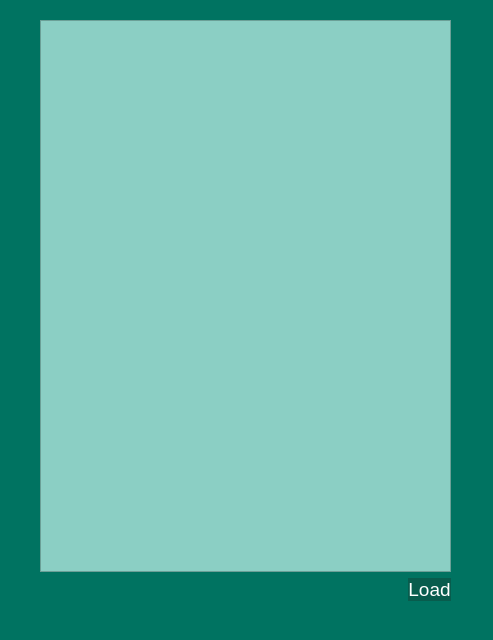
<?xml version="1.0" encoding="UTF-8"?>
<ui version="4.0">
 <class>LoadDialog</class>
 <widget class="QDialog" name="LoadDialog">
  <property name="geometry">
   <rect>
    <x>0</x>
    <y>0</y>
    <width>493</width>
    <height>640</height>
   </rect>
  </property>
  <property name="windowTitle">
   <string>Load file</string>
  </property>
  <property name="styleSheet">
   <string notr="true">#LoadDialog {
	background-color: rgb(0, 115, 97);
}

QPushButton { 
	background-color: rgb(8, 92, 77);
	border-style:outset;
	border-color: rgb(0, 90, 75);
	color: rgb(255, 255, 255);	
	font: 14pt ;
}

QPushButton:hover { 
	background-color: rgb(81, 161, 148);
	border-style: outset;
	border-color: rgb(0, 90, 75);
	border-width: 1px;
}</string>
  </property>
  <widget class="QWidget" name="">
   <property name="geometry">
    <rect>
     <x>40</x>
     <y>20</y>
     <width>411</width>
     <height>581</height>
    </rect>
   </property>
   <layout class="QVBoxLayout" name="verticalLayout">
    <item>
     <widget class="QTreeView" name="treeView">
      <property name="styleSheet">
       <string notr="true">background-color: rgb(139, 207, 196);</string>
      </property>
     </widget>
    </item>
    <item>
     <layout class="QHBoxLayout" name="horizontalLayout">
      <item>
       <spacer name="horizontalSpacer">
        <property name="orientation">
         <enum>Qt::Horizontal</enum>
        </property>
        <property name="sizeType">
         <enum>QSizePolicy::Expanding</enum>
        </property>
        <property name="sizeHint" stdset="0">
         <size>
          <width>40</width>
          <height>20</height>
         </size>
        </property>
       </spacer>
      </item>
      <item>
       <widget class="QPushButton" name="LoadButton">
        <property name="sizePolicy">
         <sizepolicy hsizetype="Fixed" vsizetype="Fixed">
          <horstretch>0</horstretch>
          <verstretch>0</verstretch>
         </sizepolicy>
        </property>
        <property name="styleSheet">
         <string notr="true">min-width: 4.5em;</string>
        </property>
        <property name="text">
         <string>Load</string>
        </property>
       </widget>
      </item>
     </layout>
    </item>
   </layout>
  </widget>
 </widget>
 <resources/>
 <connections/>
</ui>
